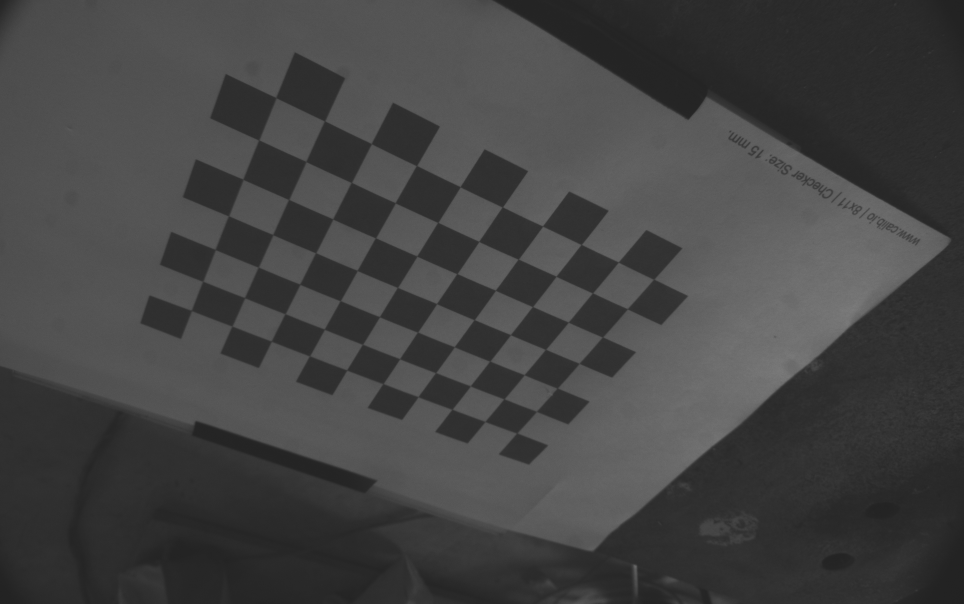
#> input picture VisionVer11/Mycamera/HandeyeCalibration/1.png, 1928 x 1208 px, found by its file name (shown at 1/2 size)
$ python CheckHandEyeCalib.py
#> lines starting #> are read from the running program, lines starting #| are printed output that depends on the picture
### test/Vision/MyLibrary.py
import sys
import cv2 as cv
import numpy as np
# import serial
import time
from math import log

class vision():
    def __init__(self):
        self.intrinsic=np.array([[1.43613960e+03,0.00000000e+00,9.45116586e+02],
                                [0.00000000e+00,1.43648424e+03,5.83160320e+02],
                                [0.00000000e+00,0.00000000e+00,1.00000000e+00]])
        self.dist_coffs=np.array([[-8.76138852e-02, 2.07436397e-02, 1.09728038e-03, -3.02686811e-05, 3.81461021e-01]])
        # eye to hand coordinatex`
        self.eye2hand = np.array([[-8.74782056e-01, -3.79300492e-01, -3.01475524e-01,  9.29334550e+01],
                                [ 4.84503838e-01, -6.89318581e-01, -5.38605538e-01,  2.08188779e+02],
                                [-3.51933429e-03, -6.17228508e-01,  7.86776069e-01, -1.14571713e+02],
                                [ 0.00000000e+00,  0.00000000e+00,  0.00000000e+00,  1.00000000e+00]])
        # coeffcients of laser plane: ax + by + cz + d = 0
        a = 1.49391238e-01
        b = 1.31427483e+00
        c = -1
        d  = 2.32748012e+02
        self.plane = [a,b,c,d]
        # adjust according to img
        # self.rows = 2748
        # self.cols = 3840
        self.rows = 1200
        self.cols = 1732
        # self.rows = 720
        # self.cols = 1080

    # [178 lines left out: functions Preprocessing, LaserCenter, CrossLaser, TripleLaser, CD, houghline and 6 more, not called in this run]

    def CalibParams(self):
        square_size = 15
        objp = np.zeros((7*10,3), np.float32)  # checker size 8x11
        objp[:,:2] = np.mgrid[0:10,0:7].T.reshape(-1,2)*square_size
        return objp


class yaskawa():
    # [79 lines left out: functions __init__, __bbc, __SplitData, __ReadUntil, RposC, __CombineData, not called in this run]

    def __bytes_needed(self,number):
        return int(log(number, 256)) + 1

    # [40 lines left out: functions hold, movL, not called in this run]


### test/Vision/CheckHandEyeCalib.py
import numpy as np
import cv2 as cv
from MyLibrary import vision

def Rt2homo(R,t):
    transformation = np.zeros((4,4),float)
    for i in range(3):
        transformation[i][3] = t[i][0]
        for j in range(3):
            transformation[i][j] = R[i][j]
    transformation[3][3] = 1
    return transformation

vis = vision()
intrinsic = vis.intrinsic
dist_coffs= vis.dist_coffs
objp = vis.CalibParams()
print(objp)
Tchecker2tool= np.array([[1,0,0,-33.179],
                        [0,1,0,19.56],
                        [0,0,1,79.602],
                        [0,0,0,1]])

criteria = (cv.TERM_CRITERIA_EPS + cv.TERM_CRITERIA_MAX_ITER, 30, 0.001)

img = cv.imread("D:/Desktop/Mycamera/HandeyeCalibration/1.png")
#> img is the input picture: shape (1208, 1928, 3); min 33, max 126, mean 67.4
gray = cv.cvtColor(img,cv.COLOR_BGR2GRAY)
ret, corners = cv.findChessboardCorners(gray, (10,7),None)
#> ret = True; corners = 70 rows, first 8: [1034.1, 866.5], [970.4, 843.5], [904.4, 819.2], [836.5, 794.2], [766.5, 767.7], [694, 740.5], [620.2, 712], [543.5, 682.8]
if ret:
    corners2 = cv.cornerSubPix(gray,corners,(11,11),(-1,-1),criteria)
#> corners2 = 70 rows, first 8: [1034.1, 866.5], [970.4, 843.4], [904.5, 819], [836.5, 793.8], [766.4, 767.6], [693.8, 740.5], [619.5, 712.2], [543, 682.8]
    retval, rvec, tvec	= cv.solvePnP(objp,corners2,intrinsic,dist_coffs)
#> retval = True; rvec = [0.228, 0.866, -2.51]; tvec = [18.25, 58.01, 292.4]
    rotation_matrix = np.zeros(shape=(3,3))
    cv.Rodrigues(rvec, rotation_matrix)
    Tcam2tool = Tchecker2tool.dot(np.linalg.inv(Rt2homo(rotation_matrix,tvec)))
#> after the loop in Rt2homo, `for i in range(3):`: transformation = [[-0.875, 0.485, -0.00352, 18.25], [-0.379, -0.689, -0.617, 58.01], [-0.301, -0.539, 0.787, 292.4], [0, 0, 0, 0]]
#> Tcam2tool = [[-0.875, -0.379, -0.301, 92.93], [0.485, -0.689, -0.539, 208.2], [-0.00352, -0.617, 0.787, -114.6], [0, 0, 0, 1]]
    print("Tcam2tool",Tcam2tool)
#| Tcam2tool [[-8.74782056e-01 -3.79300492e-01 -3.01475524e-01  9.29334550e+01]
#|  [ 4.84503838e-01 -6.89318581e-01 -5.38605538e-01  2.08188779e+02]
#|  [-3.51933429e-03 -6.17228508e-01  7.86776069e-01 -1.14571713e+02]
#|  [ 0.00000000e+00  0.00000000e+00  0.00000000e+00  1.00000000e+00]]
    img = cv.drawChessboardCorners(img, (10,7), corners2,ret)
    cv.circle(img, (int(corners2[0][0][0]),int(corners2[0][0][1])), 20, [255,0,0], 10)
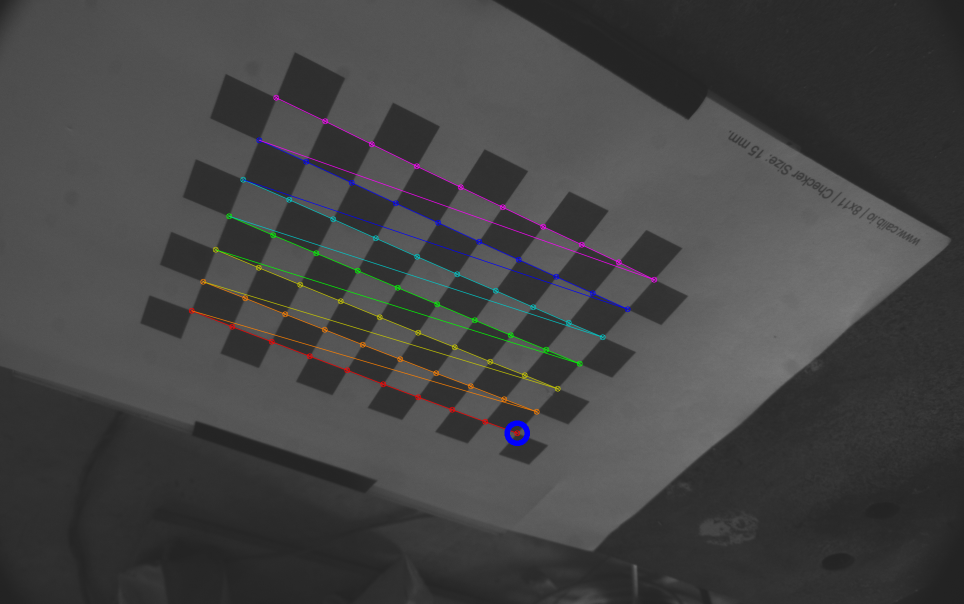
#> img: shape (1208, 1928, 3) (shown at 1/2 size); mean B, G, R 67.9, 67.8, 67.9
    resized = cv.resize(img, (1080, 720), interpolation = cv.INTER_AREA)
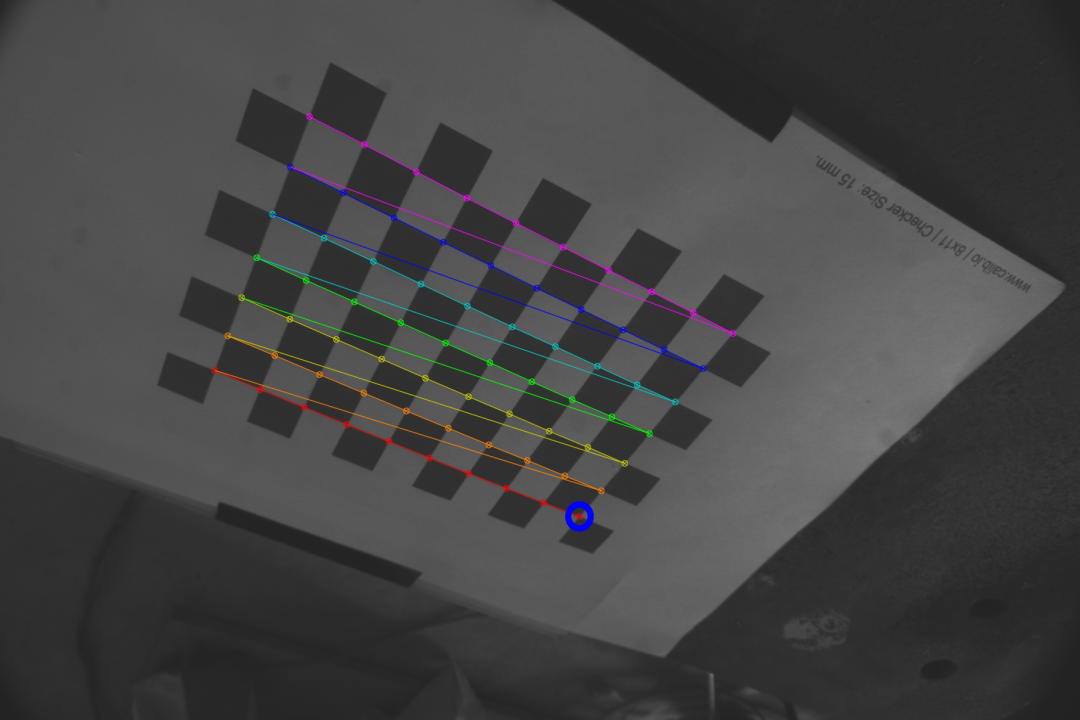
#> resized: shape (720, 1080, 3); mean B, G, R 67.9, 67.8, 67.9
    cv.imshow("baslerCam",resized)
    cv.waitKey(0)
